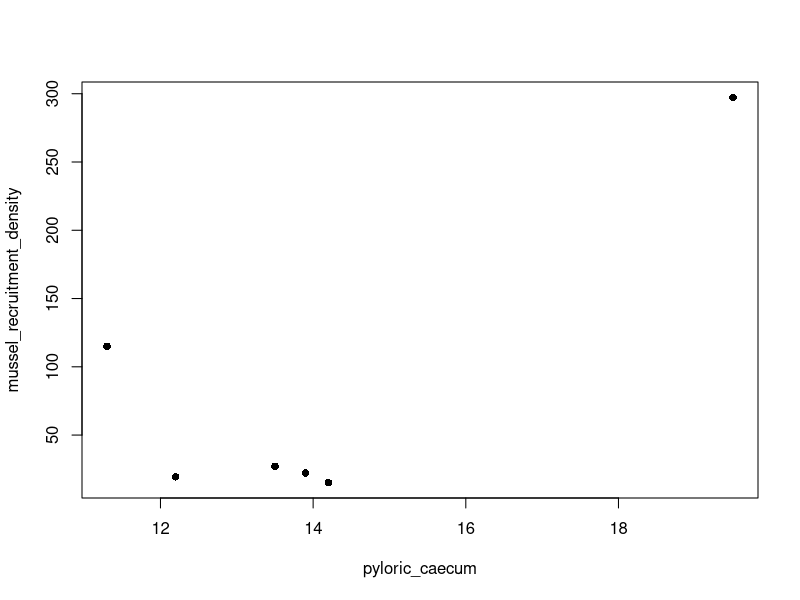
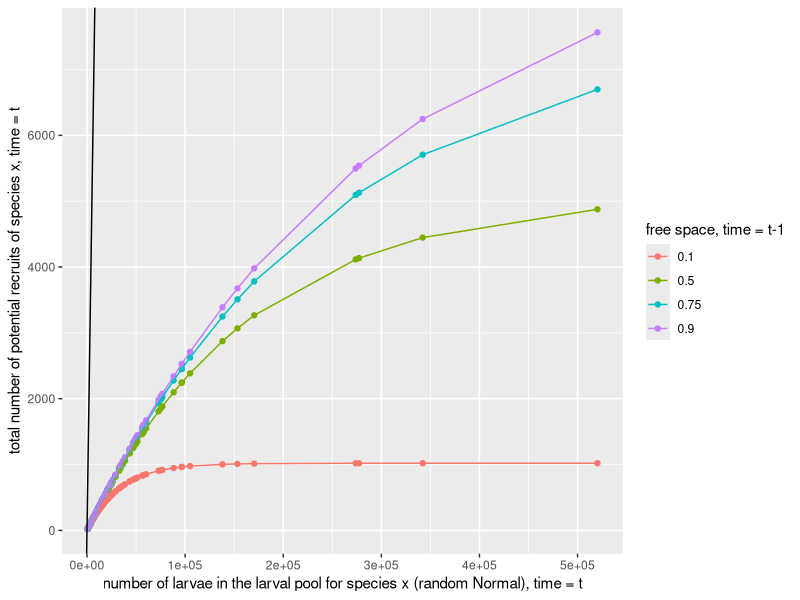
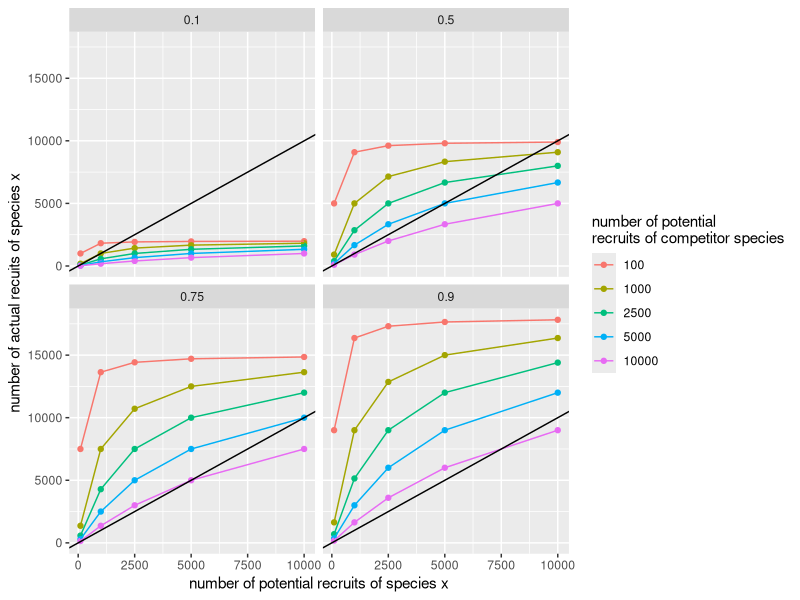
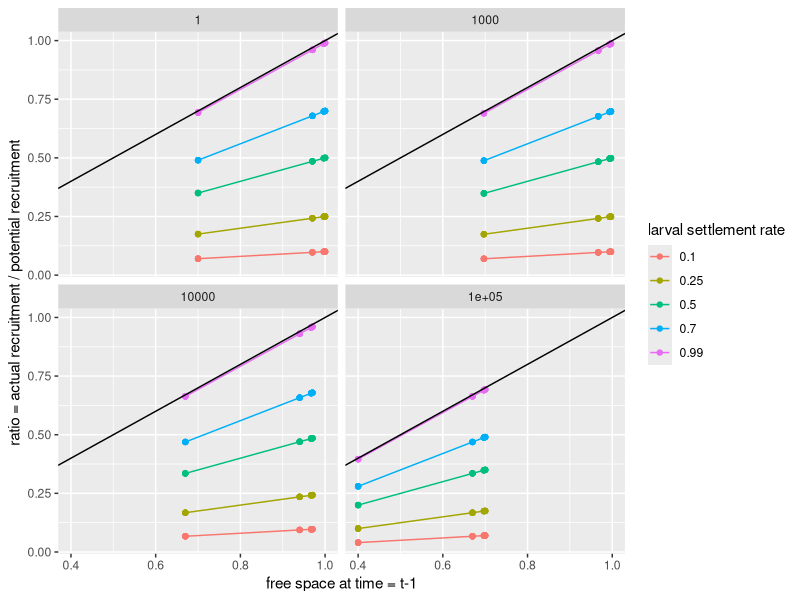
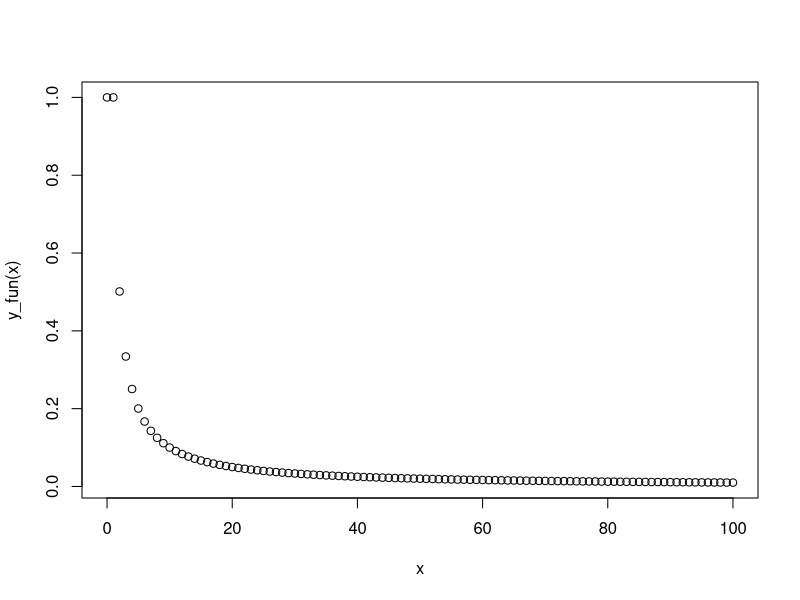

Generate these figures, in order, with R:
## ---- chunk 1
library(tidyverse)
## ---- chunk 2
mussel_recruitment_density <- c(15.2, 27.2, 22.2, 19.4, 297.3, 115.1)
pyloric_caecum <- c(14.2, 13.5, 13.9, 12.2, 19.5, 11.3)
cor.test(mussel_recruitment_density, pyloric_caecum)
## ---- chunk 3
plot(x = pyloric_caecum, y = mussel_recruitment_density, pch = 16)
## ---- chunk 4
B.mean <- 50000
B.stdev <- sqrt(3.24*10^10)
location.B <- log(B.mean^2 / sqrt(B.stdev^2 + B.mean^2))
shape.B <- sqrt(log(1 + (B.stdev^2 / B.mean^2)))

a_x <- 3 * (10^-6) # barnacle recruit size from f&d
l_x <- rlnorm(n=100, location.B, shape.B)
F_tprev <- c(0.1, 0.5, 0.75, 0.9)
A_x <-  9.8 * (10^-5) # adult barn size

do_L_x <- function(a_x, l_x, F_tprev) (F_tprev / A_x) * (1 - exp(-(a_x * l_x )/ F_tprev))
## ---- chunk 5
as_tibble(expand.grid(F_tprev, l_x, a_x)) %>%
  rename (F_tprev = "Var1", l_x = "Var2", a_x = "Var3") %>%
  mutate(L_x = do_L_x(a_x, l_x, F_tprev)) %>%
  mutate(F_tprev = factor(F_tprev)) %>%
  ggplot(aes(x = l_x, y = L_x, col = F_tprev)) +
  geom_point() + 
  geom_line(aes(col = F_tprev)) +
  geom_abline(slope = 1, intercept = 0) +
  labs(x = "number of larvae in the larval pool for species x (random Normal), time = t",
       y = "total number of potential recruits of species x, time = t",
       col = "free space, time = t-1") 
## ---- chunk 6
# given potential recruitment numbers for two species
L_x <- c(100, 1000, 2500, 5000, 10000)
L_y <- c(100, 1000, 2500, 5000, 10000)
# similar adult sizes
A_x <- 5 * (10^-5)
A_y <- A_x
# and a range of free space
F_tprev <- c(0.1, 0.5, 0.75, 0.9)

do_R_x <- function(F_tprev, L_x, A_x, L_y, A_y) (F_tprev / ((L_x * A_x) + (L_y * A_y))) * L_x
## ---- chunk 7
as_tibble(expand.grid(F_tprev, L_x, A_x, L_y, A_y)) %>%
  rename (F_tprev = "Var1", L_x = "Var2", A_x = "Var3", 
          L_y = "Var4", A_y = "Var5") %>%
  mutate(R_x = do_R_x(F_tprev, L_x, A_x, L_y, A_y)) %>%
  mutate(F_tprev = factor(F_tprev),
         L_y = factor(L_y)) %>%
  ggplot(aes(x = L_x, y = R_x, col = L_y)) +
  geom_point() + 
  geom_line(aes(col = L_y)) + 
  facet_wrap (~ F_tprev) +
  geom_abline(slope = 1, intercept = 0) +
  labs(y = "number of actual recuits of species x",
       x = "number of potential recruits of species x",
       col = "number of potential\nrecruits of competitor species")
## ---- chunk 8
# here, the abundance of larvae of the ith species is equation 3 in I & R, but just assumed to be a random lognormal draw in F & D (l_x)
do_F_prev <- function(A, a_x, X, a_y, Y) {A - ((a_x * X) + (a_y * Y))}
do_R_x_ir <- function(c_x, L_x, F_tprev) c_x * L_x * F_tprev

A <- 1
X_0 <- c(1, 1000, 10000, 100000)
Y_0 <- c(1, 1000, 10000, 100000)
a_x <- 3 * (10^-6)
a_y <- 3 * (10^-6)
# recruit supply rate c should = sr, which is 0.7 in f&d
c_x <- c(0.1, 0.25, 0.5, 0.7, 0.99)
L_x <- c(100, 1000, 2500, 5000, 10000)
## ---- chunk 9
expand.grid(A=A, a_x=a_x, a_y=a_y, c_x=c_x, L_x=L_x, X_0=X_0, Y_0=Y_0) %>%
  as_tibble() %>%
  mutate(F_tprev = do_F_prev(A, a_x, X_0, a_y, Y_0)) %>%
  mutate(R_t = do_R_x_ir(c_x, L_x, F_tprev)) %>%
  mutate(actual_to_potential = R_t/L_x,
         c_x = factor(c_x)) %>%
  ggplot(aes(x = F_tprev, y = actual_to_potential)) +
  geom_point(aes(color = c_x)) +
  geom_line(aes(group = c_x, color = c_x)) +
  facet_wrap(~ X_0) +
  geom_abline(slope = 1, intercept = 0) +
  labs(x = "free space at time = t-1",
       y = "ratio = actual recruitment / potential recruitment",
       color = "larval settlement rate")
## ---- chunk 10
x <- seq.int(from=0, to = 100)
y_fun <- function(x) {(x+.01)/((x*x)+.01)}
plot(x = x, y = y_fun(x))
